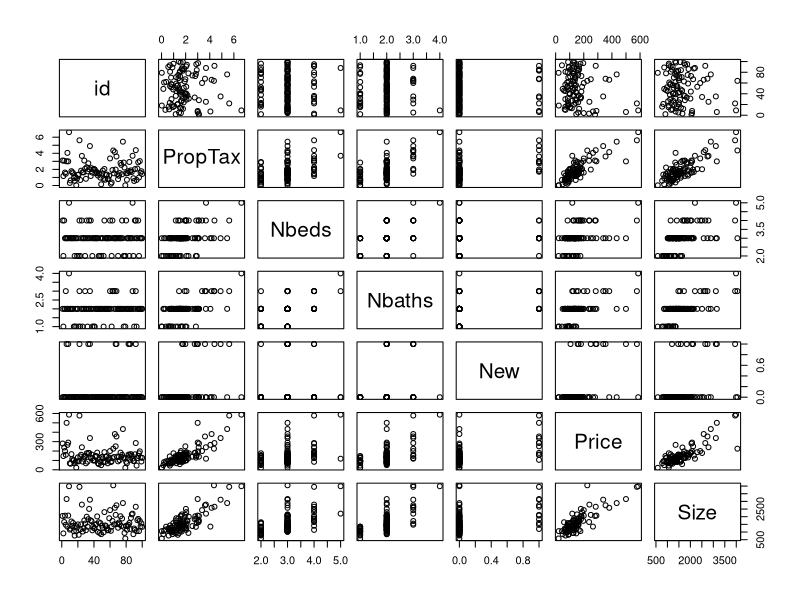
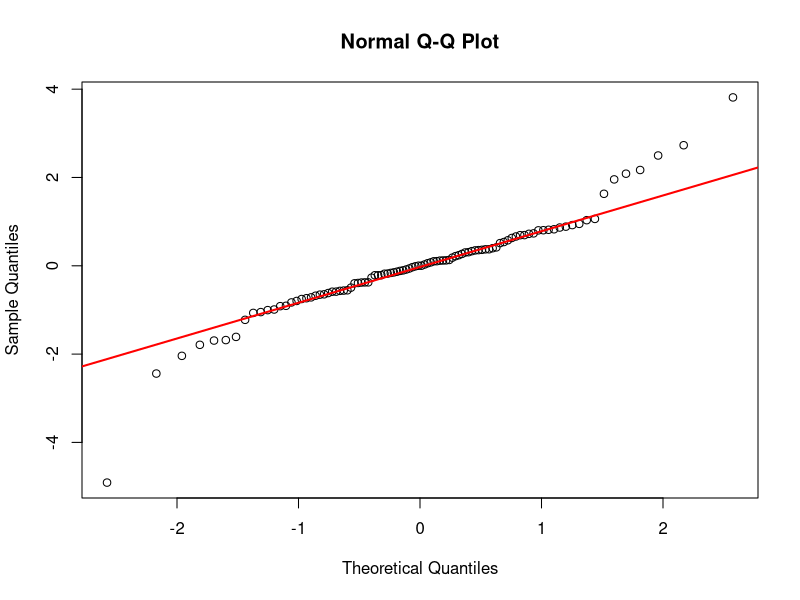
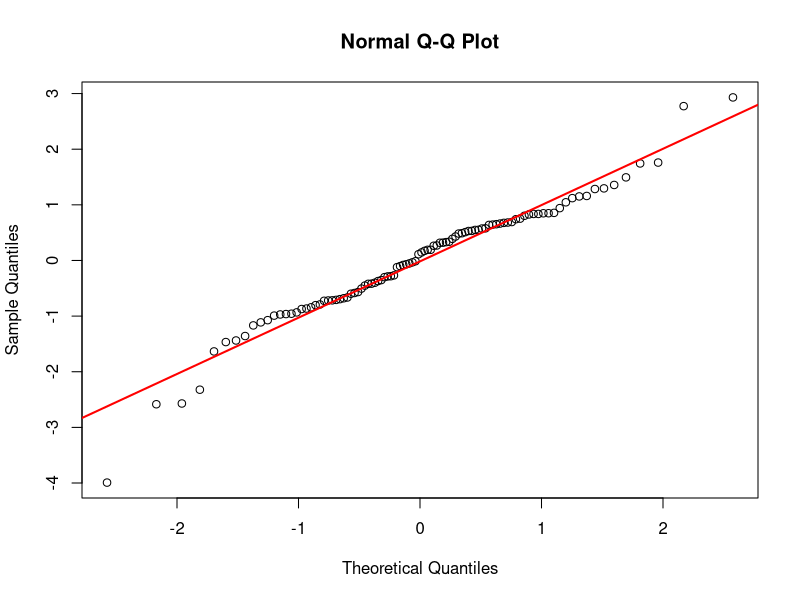

The R source for these figures, in order: (Note: this script raises an error after producing the figures.)
## ---- chunk 1
knitr::opts_chunk$set(echo = TRUE)
## ---- chunk 2
data <- read.csv("homes.csv")
pairs(data)
## ---- chunk 3
fit_full <- lm(Price~., dat=data)
library(car)
vif(fit_full)
## ---- chunk 4
qqnorm(rstudent(fit_full))
qqline(rstudent(fit_full), col="red", lwd = 2)
## ---- chunk 5
data_sqrt <- read.csv("homes.csv")
data_sqrt$Price <- sqrt(data_sqrt$Price)
fit_full_sqrt <- lm(Price~., dat=data_sqrt)
## ---- chunk 6
qqnorm(rstudent(fit_full_sqrt))
qqline(rstudent(fit_full_sqrt), col="red", lwd = 2)
## ---- chunk 7
library(glmnet)

predictors = model.matrix(fit_full_sqrt)[,-1]
response = data_sqrt$Price

set.seed(123456789)
fit_lasso = glmnet(x=predictors, y=response, family="gaussian", alpha=1,
lambda=cvfit_lasso$lambda.min)
coef(fit_lasso)
## ---- chunk 8
data <- read.csv("hospital_dat_raw.csv")
fit_full <- lm(Stay~., dat=data)
summary(fit_full)
## ---- chunk 9
par(mfrow=c(1, 2))
qqnorm(rstudent(fit_full))
qqline(rstudent(fit_full), col="red", lwd = 2)
plot(fit_full$fitted.values, rstudent(fit_full), xlab = "Fitted Values",
ylab = " Residuals")
abline(h = c(0), lty = 2, col = "red")
## ---- chunk 10
step_back= step(object = fit_full, direction = "backward", test="F")
summary(step_back)
## ---- chunk 11
forward_selection <- function(data, response, criterion = "adjusted R2", current_model = NULL, progress=FALSE) {
  # data: full dataframe
  # response: name of response variable [string]
  # criterion: "adjusted R2", "AIC", or "BIC"
  # The rest are recursion variables - not to be touched on function call
  
  
  # get the names of the predictors
  predictors <- names(data)[!names(data) %in% response]

  init=FALSE
  # if no current model, initialize it to empty
  if (is.null(current_model)) {
    init=TRUE # so that we print criterion for intercept
    current_model <- list(1)
  }
  # initialize the best model to the current model
  best_model <- current_model
  current_fit <- lm(paste(response, paste(current_model, collapse = " + "), sep = " ~ "), data = data)

  # initialize the best criterion value to the current criterion value
  if (criterion == "adjusted R2") {
    best_criterion_value <- summary(current_fit)$adj.r.squared
  } else if (criterion == "AIC") {
    best_criterion_value <- AIC(current_fit)
  } else if (criterion == "BIC") {
    best_criterion_value <- BIC(current_fit)
  } else {
    stop("Invalid criterion")
  }
  
  # print criterion if this is the intercept-only model
  if (init) {
    print("Intercept (1)")
    print(best_criterion_value)
    print("**********************")
  }
  
  # used to choose the best criterion later
  min_pred <- NULL
  min_crit <- best_criterion_value

  # loop through the predictors
  for (predictor in predictors) {
    # if the predictor is already in the current model, skip it
    if (predictor %in% current_model) {
      next
    }

    # fit the model with new predictor
    model <- lm(paste(response, paste(c(current_model, predictor), collapse = " + "), sep = " ~ "), data = data)

    # get the criterion value
    if (criterion == "adjusted R2") {
      criterion_value <- summary(model)$adj.r.squared
    } else if (criterion == "AIC") {
      criterion_value <- AIC(model)
    } else if (criterion == "BIC") {
      criterion_value <- BIC(model)
    }
    
    # print predictor and its criterion
    print(paste(c(current_model, predictor), collapse = " + "))
    print(criterion_value)

    # if the criterion value is better than the best criterion value, update the best model
    if (criterion_value < min_crit) {
      min_crit <- criterion_value
      min_pred <- predictor
      progress=TRUE # a better situation than starting situation has been identified
    }
  }
  
  # move forward if any changes
  if (progress) {
    best_model <- c(current_model, min_pred)
    print(best_model)
    print("**********************")
    return (forward_selection(data, response, criterion, current_model=best_model))
  }
  
  # stop and return if no changes, catches the case that all predictors are included because progress remains FALSE from the predictor loop
  else {
    return (current_fit)
  }
}
## ---- chunk 12
data <- read.csv("crime_A3.csv")
print(forward_selection(data, "CrimeRate", criterion = "AIC"))
